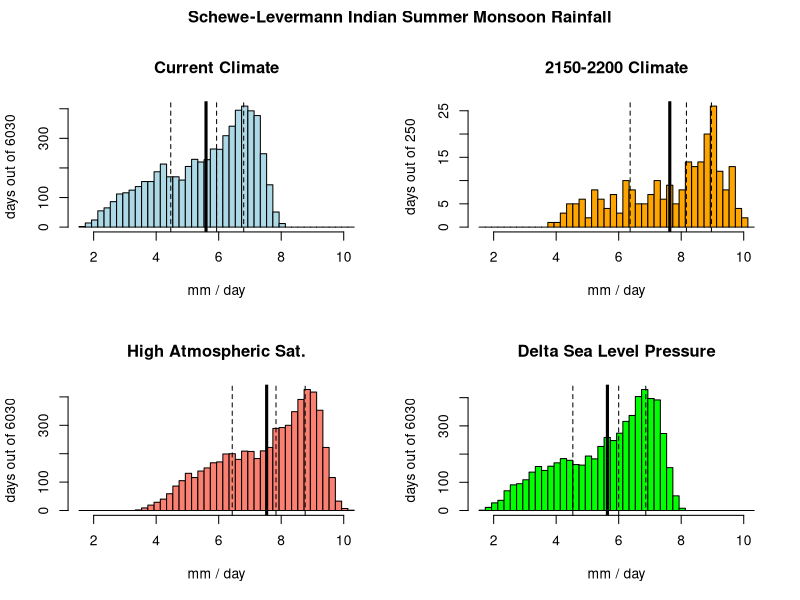

Here is the R script that generated this plot:
# ESS-211 assignment 2, due 10-19-16
#  cba 10/2016
#
# Question 1:
#  First year default precip : 3.8 mm/day"
#  100th year default precip : 6.06666666666667 mm/day"

#############################
# below is the function used for this assignment

# set up the ISM rainfall function as translated from matlab
ismRainfall <- function(inputVector, lSeason=135){
  # the input vector should be a 5-element vector, in this order:
  # [1] pStrong  : precipitation in wet state (mm/day)
  # [2] pWeak    : precipitation in dry state (mm/day)
  # [3[ tau      : memory length in time steps (days)
  # [4] prMax    : maximum probability of either state.
  # [5] pInit    : initial probability of strong state.
  #                must be <= prMax
  # lSeason  : length of the wet season (days). default = 135
  
  # split the input vector for legibility
  pStrong <- inputVector[1]
  pWeak <- inputVector[2]
  tau <- inputVector[3]
  prMax <- inputVector[4]
  prInit >- inputVector[5]
  
  ###
  # create a vector to store the season's precipitation values
  P <- rep(0, lSeason)
  
  ###
  # loop through days in a season to determine rainfall
  #  sadly, I could not find a way to vectorize this without breaking something
  for (n in 1:lSeason) {
    
    # set a random number
    pr <- runif(1)
    
    # determine probability based on memory effect
    if (n > tau){
      p <- (sum(P[(n-tau):(n-1)]) / tau - pWeak) / (pStrong - pWeak)
	  } else {
	  	p <- prInit
	  }
	
	  # limit high and low probabilities based on max probability
	  if (p > prMax) {
	  	p <- prMax
	  } else if (p < (1-prMax)) {
	  	p <- 1-prMax
	  }

  	# assign precip values based on probability deviation from random
  	if (pr < p) { 
  		P[n] <- pStrong
  	} else {
  		P[n] <- pWeak
  	}
  }
  
  # calculate the mean precipitation
  pMean <- mean(P)
  
  # return mean precip for the wet season
  return(pMean)
  
  # return the full season's precip vector
  #return(pSeason)
}
#############################
# PROBLEM 1
# below is the script to generate the model results

# set default parameters to test
pStrong <- 9.
pWeak <- 0.
tau <- 17
prMax <- 0.8
prInit <- 0.75
testVector <- c(pStrong, pWeak, tau, prMax, prInit)

# calculate the mean precipitation for a number of years to run
pastYears <- 6030
futureYears <- 250

# create a vector to store the outputs for the first model runs
defaultVector <- rep(NA, pastYears)

# set the seed
set.seed(5489)

# loop through each year and calculate Pmean
for (i in 1:pastYears){
  defaultVector[i] <- ismRainfall(testVector)
}

# report the first and 100th year's precipitation
print(paste("First year default precip :", defaultVector[1], "mm/day"))
print(paste("100th year default precip :", defaultVector[100], "mm/day"))

#############################
# PROBLEM 2
# set up custom vectors and matrices for four different scenarios

# 1. current climate
s1vec <- c(9.0, 0.0, 17, 0.8, 0.75)
s1 <- rep(0, pastYears)

# 2. 2150-2200 climate
s2vec <- c(10.9, 1.9, 17, 0.82, 0.2)
s2 <- rep(0, futureYears)

# 3. high atmospheric saturation
s3vec <- c(10.9, 1.9, 17, 0.8, 0.75)
s3 <- rep(0, pastYears)

# 4. changing sea level pressure
s4vec <- c(9.0, 0.0, 17, 0.8, 0.2)
s4 <- rep(0, pastYears)

# run each of the four scenarios 
for (i in 1:pastYears){
  s1[i] <- ismRainfall(s1vec)
  s3[i] <- ismRainfall(s3vec)
  s4[i] <- ismRainfall(s4vec)
}
for (i in 1:futureYears){
  s2[i] <- ismRainfall(s2vec)
}

#############################
# create the four-panel figures

# create a four-panel layout, leaving room for a title
par(mfcol = c(2,2), oma = c(0,0,2,0))

# we'll set the min/max bounds for the plots based on the range of all outputs
xmin <- min(c(min(s1), min(s2), min(s3), min(s4)))
xmax <- max(c(max(s1), max(s2), max(s3), max(s4)))

# create a vector for bins to use in the histograms
breaks <- c((xmin*5):((xmax+0.2)*5) * 0.2)

# set up variables for the plot labels
xlab <- "mm / day"
ylabPast <- paste("days out of", pastYears)
ylabFuture <- paste("days out of", futureYears)

# set the colors for each plot
s1color <- 'light blue'
s2color <- 'orange'
s3color <- 'salmon'
s4color <- 'green'

# set the titles for each plot
s1title <- "Current Climate"
s2title <- "2150-2200 Climate"
s3title <- "High Atmospheric Sat."
s4title <- "Delta Sea Level Pressure"

# plot each of the four histograms, adding quartile lines and the means
s1plot <- hist(s1, breaks = breaks, xlab = xlab, ylab = ylabPast, main = s1title, col = s1color)
abline(v = quantile(s1)[2:4], lty = 2)
abline(v = mean(s1), lwd = 3)

s3plot <- hist(s3, breaks = breaks, xlab = xlab, ylab = ylabPast, main = s3title, col = s3color)
abline(v = quantile(s3)[2:4], lty = 2)
abline(v = mean(s3), lwd = 3)

s2plot <- hist(s2, breaks = breaks, xlab = xlab, ylab = ylabFuture, main = s2title, col = s2color)
abline(v = quantile(s2)[2:4], lty = 2)
abline(v = mean(s2), lwd = 3)

s4plot <- hist(s4, breaks = breaks, xlab = xlab, ylab = ylabPast, main = s4title, col = s4color)
abline(v = quantile(s4)[2:4], lty = 2)
abline(v = mean(s4), lwd = 3)

# and add a title
title('Schewe-Levermann Indian Summer Monsoon Rainfall', outer = TRUE)

# that's all, folks!